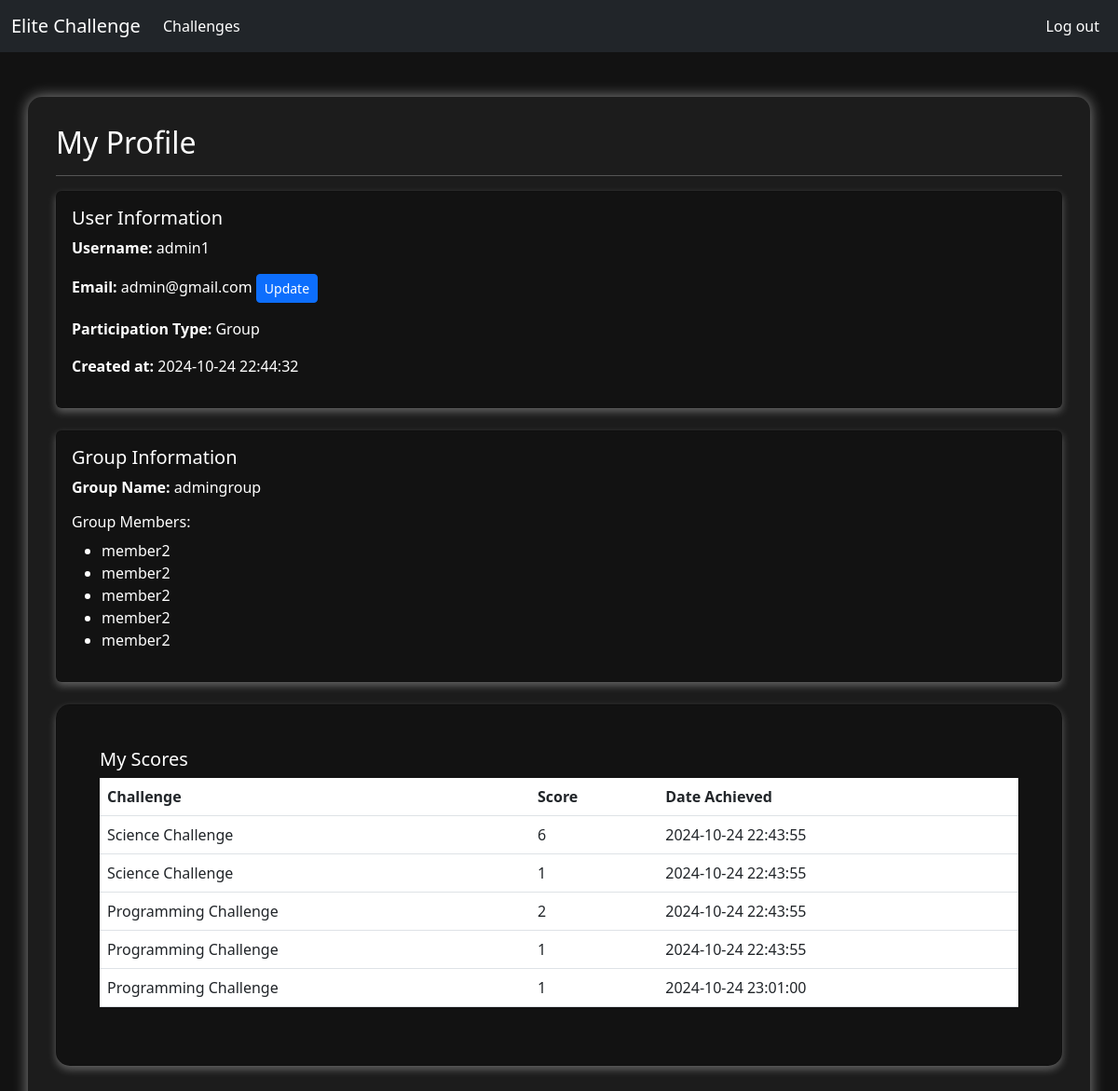
The app's page /profile.php (signed in) with its own data.
### tables this page shows
CREATE TABLE `users` (
  `id` int(11) NOT NULL,
  `username` varchar(255) NOT NULL,
  `email` varchar(255) NOT NULL,
  `password` varchar(255) NOT NULL,
  `participate_as` enum('individual','group') NOT NULL,
  `group_name` varchar(255) DEFAULT NULL,
  `created_at` timestamp NOT NULL DEFAULT current_timestamp()
);

CREATE TABLE `scores` (
  `id` int(11) NOT NULL,
  `username` varchar(50) NOT NULL,
  `category` varchar(50) NOT NULL,
  `score` int(11) NOT NULL,
  `created_at` timestamp NOT NULL DEFAULT current_timestamp()
);

### profile.php (the view, shortened to what this page needs)
<?php
include 'db_conn.php';
$username = $_SESSION['username'];
$sql = "SELECT * FROM users WHERE username = ?";
$stmt = $conn->prepare($sql);
$stmt->bind_param("s", $username);
$stmt->execute();
$result = $stmt->get_result();
$user = $result->fetch_assoc();
$group_name = $user['group_name'];
$group_members = [];
if ($user['participate_as'] === 'group') {
    $group_sql = "SELECT member1, member2, member3, member4, member5 FROM group_members WHERE group_name = ?";
    $group_stmt = $conn->prepare($group_sql);
    $group_stmt->bind_param("s", $group_name);
    $group_stmt->execute();
    $group_result = $group_stmt->get_result();
    if ($group_member = $group_result->fetch_assoc()) {
        $group_members = array_filter([$group_member['member1'], $group_member['member2'], $group_member['member3'], $group_member['member4'], $group_member['member5']]);
    }
}
$scores_sql = "SELECT category, score, created_at FROM scores WHERE username = ?";
$scores_stmt = $conn->prepare($scores_sql);
$scores_stmt->bind_param("s", $username);
$scores_stmt->execute();
$scores_result = $scores_stmt->get_result();
$scores = [];
while ($row = $scores_result->fetch_assoc()) {
    $scores[] = $row;
}
?>
<!DOCTYPE html>
<html lang="en">
<head>
    <link href="https://cdn.jsdelivr.net/npm/bootstrap@5.3.0-alpha1/dist/css/bootstrap.min.css" rel="stylesheet">
</head>
<body class="login">
    <nav class="navbar navbar-expand-lg navbar-dark bg-dark">
        <div class="container-fluid">
            <a class="navbar-brand" href="events.php">Elite Challenge</a>
            <div class="collapse navbar-collapse" id="navbarSupportedContent">
                <ul class="navbar-nav me-auto mb-2 mb-lg-0">
                    <li class="nav-item">
                        <a class="nav-link" href="events.php">Challenges</a>
                    </li>
                </ul>
                <ul class="navbar-nav ms-auto mb-2 mb-lg-0">
                    <li class="nav-item">
                        <a class="nav-link" href="logout.php">Log out</a>
                    </li>
                </ul>
            </div>
        </div>
    </nav>
    <div class="container mt-5">
        <h2>My Profile</h2>
        <hr>
        <div class="card mb-4">
            <div class="card-body">
                <h5 class="card-title">User Information</h5>
                <p><strong>Username:</strong> <?php echo htmlspecialchars($user['username']); ?>
                </p>
                <p><strong>Email:</strong> <?php echo htmlspecialchars($user['email']); ?>
                    <button class="btn btn-sm btn-primary" data-bs-toggle="modal" data-bs-target="#updateEmailModal">Update</button>
                </p>
                <p><strong>Participation Type:</strong> <?php echo $user['participate_as'] === 'group' ? 'Group' : 'Individual'; ?></p>
                <p><strong>Created at:</strong> <?php echo $user['created_at'] ?></p>
            </div>
        </div>
        <?php if ($user['participate_as'] === 'group'): ?>
            <div class="card mb-4">
                <div class="card-body">
                    <h5 class="card-title">Group Information</h5>
                    <p><strong>Group Name:</strong> <?php echo htmlspecialchars($group_name); ?></p>
                    <h6>Group Members:</h6>
                    <ul>
                        <?php foreach ($group_members as $member): ?>
                            <li><?php echo htmlspecialchars($member); ?></li>
                        <?php endforeach; ?>
                    </ul>
                </div>
            </div>
        <?php endif; ?>
        <div class="card mb-4 container">
            <div class="card-body">
                <h5 class="card-title">My Scores</h5>
                <?php if (count($scores) > 0): ?>
                    <table class="table">
                        <thead>
                            <tr>
                                <th>Challenge</th>
                                <th>Score</th>
                                <th>Date Achieved</th>
                            </tr>
                        </thead>
                        <tbody>
                            <?php foreach ($scores as $score): ?>
                                <tr>
                                    <td><?php echo htmlspecialchars($score['category']); ?></td>
                                    <td><?php echo htmlspecialchars($score['score']); ?></td>
                                    <td><?php echo htmlspecialchars($score['created_at']); ?></td>
                                </tr>
                            <?php endforeach; ?>
                        </tbody>
                    </table>
                <?php else: ?>
                    <p>No scores available for this user.</p>
                <?php endif; ?>
            </div>
        </div>
    </div>
</body>
</html>

### profile.php (style rules this page uses)
body, tbody, tr { background-color: #121212; color: #fff; }
.container { background-color: #1c1c1c; padding: 30px; border-radius: 15px; box-shadow: 0 0 15px rgba(255, 255, 255, 0.5); }
.navbar { background-color: #343a40; }
.navbar .nav-link, .navbar-brand { color: #fff; }
h2, p.lead { color: #ffffff; }
.card { background-color: #121212; color: #fff; margin-bottom: 20px; transition: transform 0.3s, box-shadow 0.3s; box-shadow: 0px 4px 8px rgba(255, 255, 255, 0.3); }

### records on screen
users: username "admin1", email "admin@gmail.com", created_at "2024-10-24 22:44:32", group_name "admingroup"
scores: category "Science Challenge", score "6", created_at "2024-10-24 22:43:55"
scores: category "Science Challenge", score "1", created_at "2024-10-24 22:43:55"
scores: category "Programming Challenge", score "2", created_at "2024-10-24 22:43:55"
scores: category "Programming Challenge", score "1", created_at "2024-10-24 22:43:55"
scores: category "Programming Challenge", score "1", created_at "2024-10-24 23:01:00"

### other values on screen
$member "member2"
